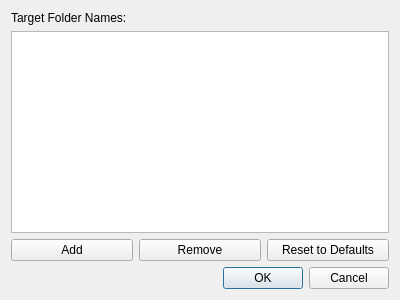
<?xml version="1.0" encoding="UTF-8"?>
<ui version="4.0">
 <class>ConfigDialog</class>
 <widget class="QDialog" name="ConfigDialog">
  <property name="geometry">
   <rect>
    <x>0</x>
    <y>0</y>
    <width>400</width>
    <height>300</height>
   </rect>
  </property>
  <property name="windowTitle">
   <string>Configure Target Folders</string>
  </property>
  <layout class="QVBoxLayout" name="verticalLayout">
   <item>
    <widget class="QLabel" name="label">
     <property name="text">
      <string>Target Folder Names:</string>
     </property>
    </widget>
   </item>
   <item>
    <widget class="QListWidget" name="folderListWidget"/>
   </item>
   <item>
    <layout class="QHBoxLayout" name="horizontalLayout">
     <item>
      <widget class="QPushButton" name="addButton">
       <property name="text">
        <string>Add</string>
       </property>
      </widget>
     </item>
     <item>
      <widget class="QPushButton" name="removeButton">
       <property name="text">
        <string>Remove</string>
       </property>
      </widget>
     </item>
     <item>
      <widget class="QPushButton" name="resetButton">
       <property name="text">
        <string>Reset to Defaults</string>
       </property>
      </widget>
     </item>
    </layout>
   </item>
   <item>
    <widget class="QDialogButtonBox" name="buttonBox">
     <property name="standardButtons">
      <set>QDialogButtonBox::Cancel|QDialogButtonBox::Ok</set>
     </property>
    </widget>
   </item>
  </layout>
 </widget>
 <resources/>
 <connections/>
</ui>
